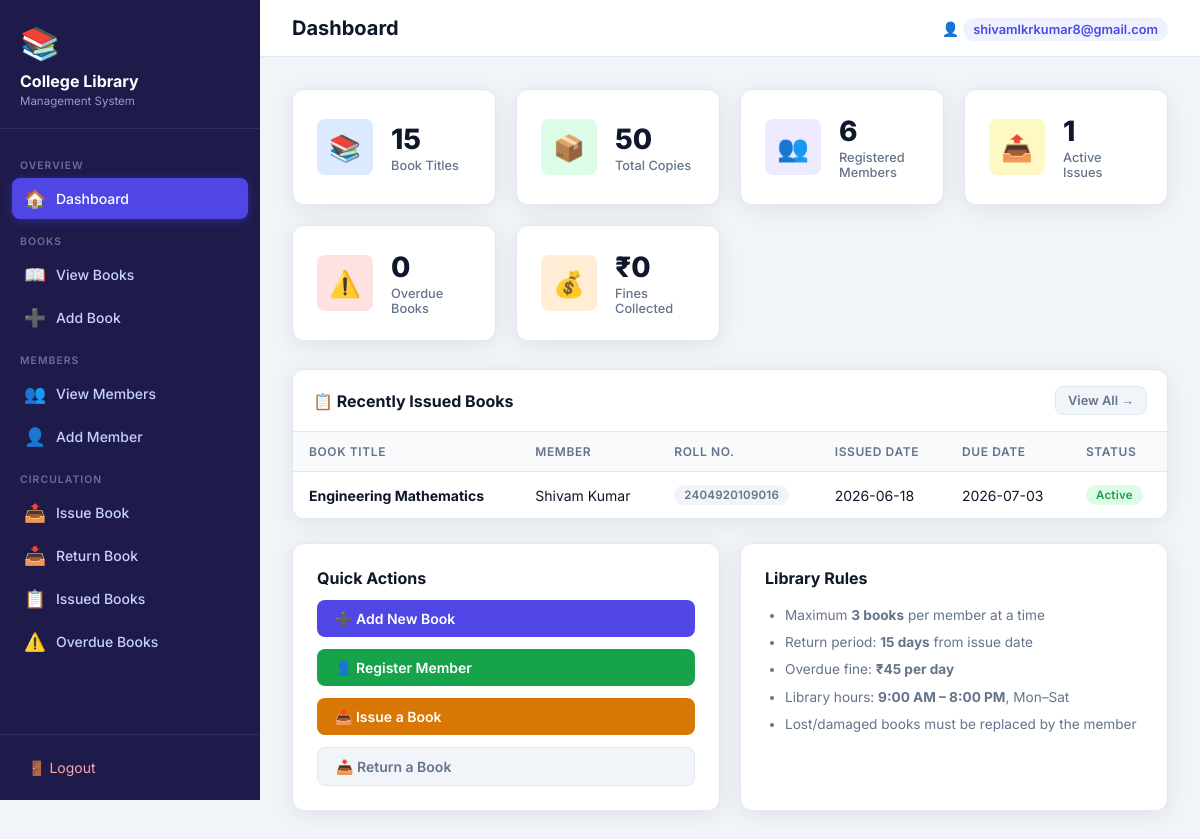
Page / (signed in) on the committed database.
### tables this page shows
CREATE TABLE members (
                id TEXT PRIMARY KEY,
                name TEXT NOT NULL,
                roll_number TEXT UNIQUE NOT NULL,
                department TEXT NOT NULL,
                email TEXT,
                phone TEXT,
                address TEXT,
                join_date TEXT NOT NULL
            );

CREATE TABLE issued_books (
                id INTEGER PRIMARY KEY AUTOINCREMENT,
                book_id TEXT NOT NULL,
                member_id TEXT NOT NULL,
                issued_date TEXT NOT NULL,
                due_date TEXT NOT NULL,
                return_date TEXT,
                number_of_days INTEGER,
                fine INTEGER DEFAULT 0,
                FOREIGN KEY (book_id) REFERENCES books(id),
                FOREIGN KEY (member_id) REFERENCES members(id)
            );

CREATE TABLE books (
                id TEXT PRIMARY KEY,
                title TEXT NOT NULL,
                author TEXT NOT NULL,
                category TEXT NOT NULL DEFAULT 'Other',
                quantity INTEGER NOT NULL DEFAULT 0
            );

### app.py (the view)
@app.route('/')
@login_required
def dashboard():
    db = get_db()
    total_books = db.execute('SELECT SUM(quantity) FROM books').fetchone()[0] or 0
    total_titles = db.execute('SELECT COUNT(*) FROM books').fetchone()[0]
    total_members = db.execute('SELECT COUNT(*) FROM members').fetchone()[0]
    active_issues = db.execute('SELECT COUNT(*) FROM issued_books WHERE return_date IS NULL').fetchone()[0]
    overdue_count = db.execute(
        "SELECT COUNT(*) FROM issued_books WHERE return_date IS NULL AND due_date < ?",
        (datetime.now().strftime('%Y-%m-%d %H:%M:%S'),)
    ).fetchone()[0]
    total_fines = db.execute('SELECT SUM(fine) FROM issued_books').fetchone()[0] or 0
    recent_issues = db.execute('''
        SELECT ib.id, b.title, m.name, m.roll_number, ib.issued_date, ib.due_date
        FROM issued_books ib
        JOIN books b ON ib.book_id = b.id
        JOIN members m ON ib.member_id = m.id
        WHERE ib.return_date IS NULL
        ORDER BY ib.issued_date DESC LIMIT 5
    ''').fetchall()
    return render_template('dashboard.html',
        total_books=total_books, total_titles=total_titles,
        total_members=total_members, active_issues=active_issues,
        overdue_count=overdue_count, total_fines=total_fines,
        recent_issues=recent_issues, now=datetime.now()
    )

### app.py (called while the page is built)
def get_db():
    db = getattr(g, '_database', None)
    if db is None:
        db = g._database = sqlite3.connect(DATABASE)
        db.row_factory = sqlite3.Row
    return db

@app.teardown_appcontext
def close_connection(exception):
    db = getattr(g, '_database', None)
    if db is not None:
        db.close()

def login_required(f):
    from functools import wraps
    @wraps(f)
    def decorated(*args, **kwargs):
        if 'logged_in' not in session:
            flash('Please log in to access the library system.', 'warning')
            return redirect(url_for('login'))
        return f(*args, **kwargs)
    return decorated

### templates/dashboard.html (shortened to what this page needs)
{% extends 'base.html' %}
{% block page_title %}Dashboard{% endblock %}
{% block content %}
<div class="stats-grid">
  <div class="stat-card">
    <div class="stat-icon icon-blue">📚</div>
    <div class="stat-info">
      <h3>{{ total_titles }}</h3>
      <p>Book Titles</p>
    </div>
  </div>
  <div class="stat-card">
    <div class="stat-icon icon-green">📦</div>
    <div class="stat-info">
      <h3>{{ total_books }}</h3>
      <p>Total Copies</p>
    </div>
  </div>
  <div class="stat-card">
    <div class="stat-icon icon-purple">👥</div>
    <div class="stat-info">
      <h3>{{ total_members }}</h3>
      <p>Registered Members</p>
    </div>
  </div>
  <div class="stat-card">
    <div class="stat-icon icon-yellow">📤</div>
    <div class="stat-info">
      <h3>{{ active_issues }}</h3>
      <p>Active Issues</p>
    </div>
  </div>
  <div class="stat-card">
    <div class="stat-icon icon-red">⚠️</div>
    <div class="stat-info">
      <h3>{{ overdue_count }}</h3>
      <p>Overdue Books</p>
    </div>
  </div>
  <div class="stat-card">
    <div class="stat-icon icon-orange">💰</div>
    <div class="stat-info">
      <h3>₹{{ total_fines }}</h3>
      <p>Fines Collected</p>
    </div>
  </div>
</div>
<div class="table-container">
  <div class="table-toolbar">
    <h2>📋 Recently Issued Books</h2>
    <a href="{{ url_for('view_issued_books') }}" class="btn btn-secondary btn-sm">View All →</a>
  </div>
  <table>
    <thead>
      <tr>
        <th>Book Title</th>
        <th>Member</th>
        <th>Roll No.</th>
        <th>Issued Date</th>
        <th>Due Date</th>
        <th>Status</th>
      </tr>
    </thead>
    <tbody>
      {% for issue in recent_issues %}
      <tr>
        <td><strong>{{ issue.title }}</strong></td>
        <td>{{ issue.name }}</td>
        <td><span class="badge badge-secondary">{{ issue.roll_number }}</span></td>
        <td>{{ issue.issued_date[:10] }}</td>
        <td>{{ issue.due_date[:10] }}</td>
        <td>
          {% if issue.due_date < now.strftime('%Y-%m-%d %H:%M:%S') %}
            <span class="badge badge-danger">Overdue</span>
          {% else %}
            <span class="badge badge-success">Active</span>
          {% endif %}
        </td>
      </tr>
      {% else %}
      <tr><td colspan="6" style="text-align:center; color:#94a3b8; padding:32px;">No active issues found.</td></tr>
      {% endfor %}
    </tbody>
  </table>
</div>
<div style="display:grid; grid-template-columns:1fr 1fr; gap:20px; margin-top:24px;">
  <div class="card">
    <div class="card-body" style="display:flex; flex-direction:column; gap:12px;">
      <h3 style="font-size:1rem; font-weight:700;">Quick Actions</h3>
      <a href="{{ url_for('add_book') }}" class="btn btn-primary">➕ Add New Book</a>
      <a href="{{ url_for('add_member') }}" class="btn btn-success">👤 Register Member</a>
      <a href="{{ url_for('issue_book') }}" class="btn btn-warning">📤 Issue a Book</a>
      <a href="{{ url_for('return_book') }}" class="btn btn-secondary">📥 Return a Book</a>
    </div>
  </div>
  <div class="card">
    <div class="card-body">
      <h3 style="font-size:1rem; font-weight:700; margin-bottom:14px;">Library Rules</h3>
      <ul style="font-size:0.85rem; color:#64748b; line-height:2; padding-left:20px;">
        <li>Maximum <strong>3 books</strong> per member at a time</li>
        <li>Return period: <strong>15 days</strong> from issue date</li>
        <li>Overdue fine: <strong>₹45 per day</strong></li>
        <li>Library hours: <strong>9:00 AM – 8:00 PM</strong>, Mon–Sat</li>
        <li>Lost/damaged books must be replaced by the member</li>
      </ul>
    </div>
  </div>
</div>
{% endblock %}

### templates/base.html (shortened to what this page needs)
<!DOCTYPE html>
<html lang="en">
<head>
  <link rel="stylesheet" href="{{ url_for('static', filename='css/styles.css') }}">
</head>
<body>
  <nav class="sidebar">
    <div class="sidebar-brand">
      <div class="brand-icon">📚</div>
      <h2>College Library</h2>
      <p>Management System</p>
    </div>
    <div class="sidebar-nav">
      <div class="nav-section-label">Overview</div>
      <a href="{{ url_for('dashboard') }}" class="{{ 'active' if request.endpoint == 'dashboard' }}">
        <span class="nav-icon">🏠</span> Dashboard
      </a>
      <div class="nav-section-label">Books</div>
      <a href="{{ url_for('view_books') }}" class="{{ 'active' if request.endpoint == 'view_books' }}">
        <span class="nav-icon">📖</span> View Books
      </a>
      <a href="{{ url_for('add_book') }}" class="{{ 'active' if request.endpoint == 'add_book' }}">
        <span class="nav-icon">➕</span> Add Book
      </a>
      <div class="nav-section-label">Members</div>
      <a href="{{ url_for('view_members') }}" class="{{ 'active' if request.endpoint == 'view_members' }}">
        <span class="nav-icon">👥</span> View Members
      </a>
      <a href="{{ url_for('add_member') }}" class="{{ 'active' if request.endpoint == 'add_member' }}">
        <span class="nav-icon">👤</span> Add Member
      </a>
      <div class="nav-section-label">Circulation</div>
      <a href="{{ url_for('issue_book') }}" class="{{ 'active' if request.endpoint == 'issue_book' }}">
        <span class="nav-icon">📤</span> Issue Book
      </a>
      <a href="{{ url_for('return_book') }}" class="{{ 'active' if request.endpoint == 'return_book' }}">
        <span class="nav-icon">📥</span> Return Book
      </a>
      <a href="{{ url_for('view_issued_books') }}" class="{{ 'active' if request.endpoint == 'view_issued_books' }}">
        <span class="nav-icon">📋</span> Issued Books
      </a>
      <a href="{{ url_for('overdue_books') }}" class="{{ 'active' if request.endpoint == 'overdue_books' }}">
        <span class="nav-icon">⚠️</span> Overdue Books
      </a>
    </div>
    <div class="sidebar-footer">
      <a href="{{ url_for('logout') }}">🚪 Logout</a>
    </div>
  </nav>
  <div class="main-content">
    <div class="topbar">
      <h1>{% block page_title %}Dashboard{% endblock %}</h1>
      <div class="topbar-right">
        <span>👤 <span class="badge-admin">{{ session.get('username', 'Admin') }}</span></span>
      </div>
    </div>
    <div class="page-content">
      {% block content %}{% endblock %}
    </div>
  </div>
</body>
</html>

### rows in the picture
members: get "shivamlkrkumar8@gmail.com"
issued_books: title "Engineering Mathematics", name "Shivam Kumar", roll_number "2404920109016", issued_date "2026-06-18", due_date "2026-07-03", shows "Active"

### other values in the picture
{{ total_titles }} "15"
{{ total_books }} "50"
{{ total_members }} "6"
{{ active_issues }} "1"
{{ overdue_count }} "0"
{{ total_fines }} "0"
